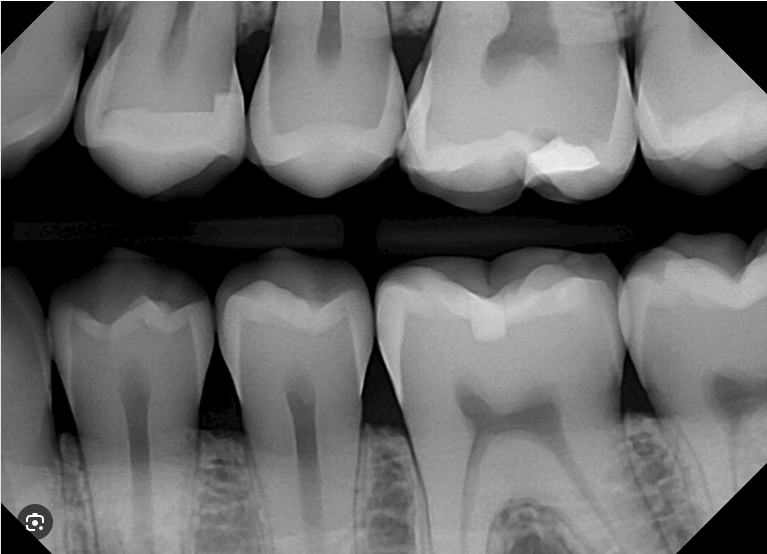
#> input picture test_images/test_image.png, 767 x 554 px
$ python -i dental_image_processing.py   (imports and definitions only)
#> lines starting #> are read from the running program, lines starting #| are printed output that depends on the picture; after the words box and inside, x2 and y2 are one past the last pixel; in counts of white or black regions, pixels touching at a corner belong together
#> further down, picture is the input picture: shape (554, 767); min 0, max 255, mean 103.7
import io

import cv2
import numpy as np
from PIL import Image


# [38 lines left out: functions load_image, enhance_image, not called in this run]

def detect_teeth(image):
    """
    Very simple tooth detection using thresholding
    For beginners, we'll use basic image processing rather than deep learning

    Parameters:
    image (numpy.ndarray): The enhanced grayscale image

    Returns:
    list: List of detected teeth regions [(x, y, width, height), ...]
    """
    # Apply threshold to separate teeth (brighter) from background
    _, thresh = cv2.threshold(image, 127, 255, cv2.THRESH_BINARY)
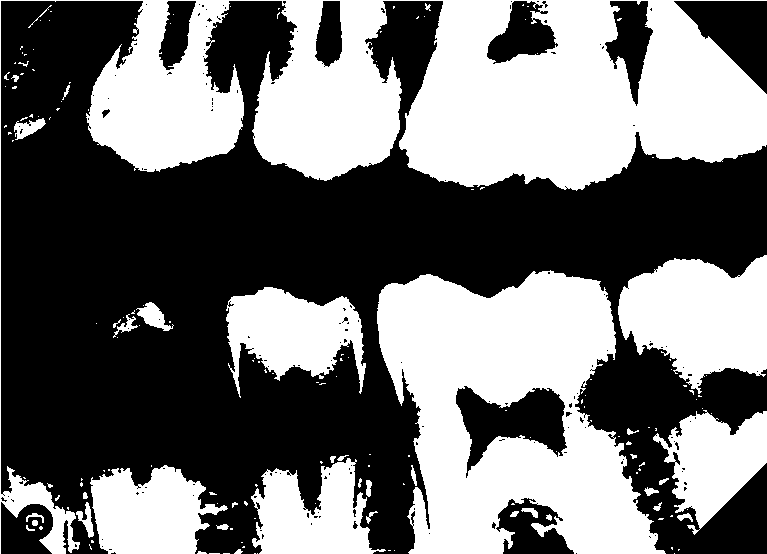
#> thresh: shape (554, 767); 44.4% white; 169 white regions (130 under 20 px)

    # Find contours in the thresholded image
    contours, _ = cv2.findContours(thresh, cv2.RETR_EXTERNAL, cv2.CHAIN_APPROX_SIMPLE)
#> contours = 159 contours, 133 with area under 20; largest, box (x1, y1, x2, y2) and area: (0, 0, 767, 554) 94082, (377, 270, 666, 554) 54526, (618, 255, 767, 394) 13929, (226, 287, 366, 398) 8712, (90, 465, 228, 554) 8183

    # Filter contours to find potential teeth
    teeth_regions = []
    for contour in contours:
        # Get bounding rectangle
        x, y, w, h = cv2.boundingRect(contour)

        # Filter based on size (basic filtering for demonstration)
        if w > 20 and h > 20 and w < 100 and h < 100:
            teeth_regions.append((x, y, w, h))
#> this loop made 159 passes
#> (x, y, w, h) on passes 1, 2, 6: (674, 553, 1, 1), (257, 553, 1, 1), (197, 551, 10, 3)
#> after the loop, teeth_regions = [(113, 314, 25, 24), (136, 302, 38, 29), (14, 118, 32, 22), (28, 5, 24, 23)]

    print(f"Detected {len(teeth_regions)} potential teeth")
#| Detected 4 potential teeth
    return teeth_regions

# [124 lines left out: functions number_teeth, annotate_image, save_image_to_bytes, process_dental_image, not called in this run]

>>> import cv2
>>> picture = cv2.imread('../test_images/test_image.png', cv2.IMREAD_GRAYSCALE)
>>> result = detect_teeth(picture)
#> result has the same summary as teeth_regions in detect_teeth
